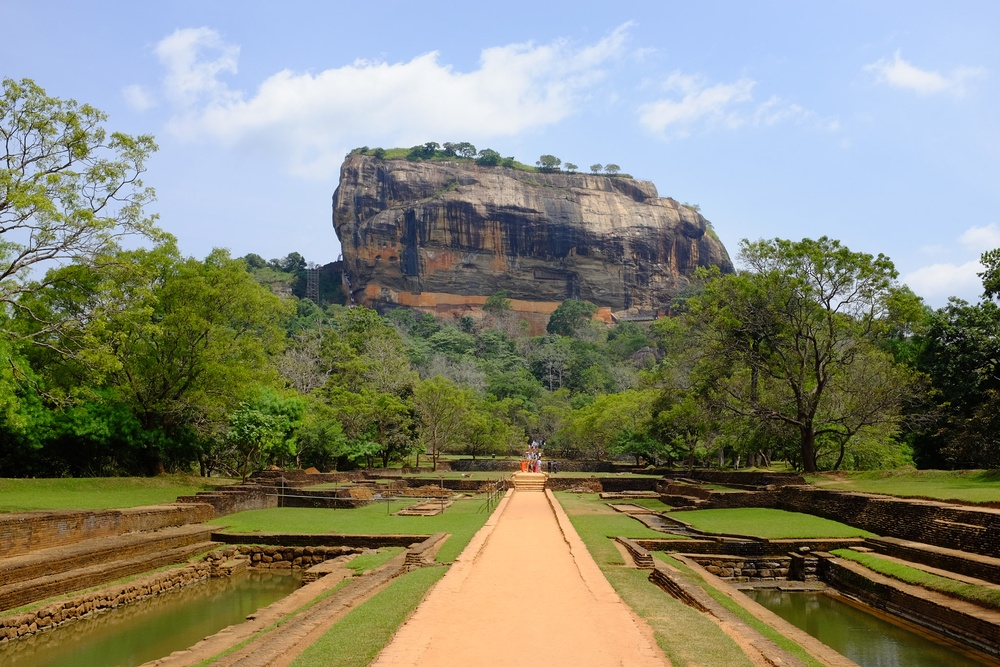
#> input picture Lectures/3_Spatial_Filtering/images/Sigiriya.jpeg, 1000 x 667 px, shrunk from 2048 x 1365 before the run
$ jupyter execute 3_Spatial_Filter.ipynb
#> lines starting #> are read from the running program, lines starting #| are printed output that depends on the picture
[cell 1]
import cv2 as cv
import numpy as np
import matplotlib.pyplot as plt

# Spatial Filtering

To Enhance images (Noise Filtering), Locate Objects (Template Matching) spatial filtering is used.

In linear spatial filtring we usee 2-D comvolution operation.

### Using Padding
When dealing wth image boundaries we need to use padding to control the size of the output.

Folloiwng value can be used to pad the image:
    1. Zero pad
    2. Wrap around
    3. Copy edge
    4. Reflect across edge

## Averaging

[cell 2]
sigiriya_img = cv.imread("./images/Sigiriya.jpeg", cv.IMREAD_GRAYSCALE)
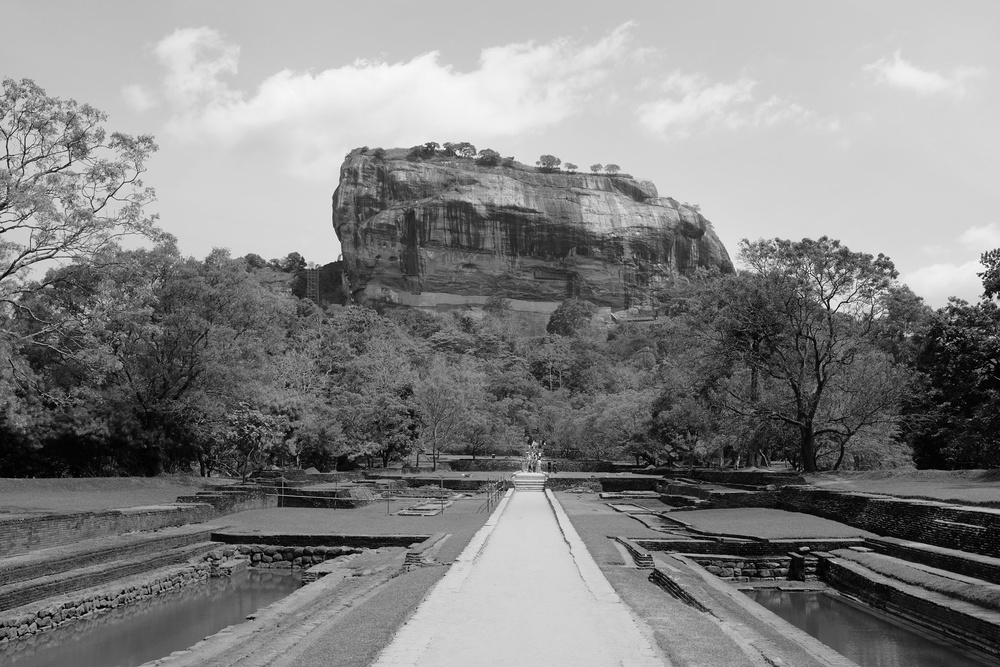
#> sigiriya_img: shape (667, 1000); min 0, max 255, mean 131.5
assert sigiriya_img is not None

kernal = np.ones((3, 3),np.float32)/9

sigiriya_img_avg = cv.filter2D(sigiriya_img, cv.CV_32F, kernal)

fig , axes = plt.subplots(1, 2, sharex='all', sharey='all', figsize=(18, 9))

axes[0].imshow(sigiriya_img, cmap='grey')
axes[0].set_title('Original')
axes[0].set_xticks([]), axes[0].set_yticks([])

axes[1].imshow(sigiriya_img_avg, cmap='grey')
axes[1].set_title('Averaging')
axes[1].set_xticks([]), axes[1].set_yticks([])

plt.show()
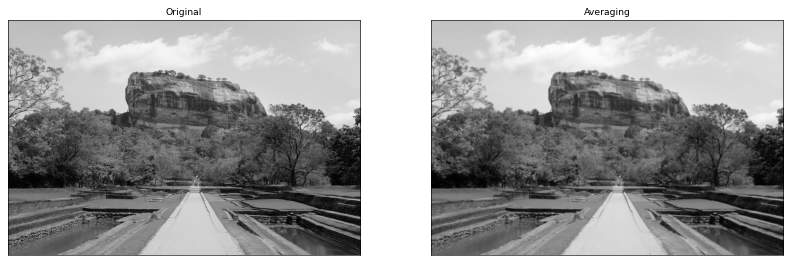
#> figure drawn by matplotlib, 2 panels

# Sobel Filtering

[cell 3]
sobel_x = np.array([[-1, -2, -1],
                    [0, 0, 0],
                    [1, 2, 1]])

sobel_y = np.array([[-1, 0, 1],
                    [-2, 0, 2],
                    [-1, 0, 1]])

sigiriya_x = cv.filter2D(sigiriya_img, cv.CV_64F, sobel_x)
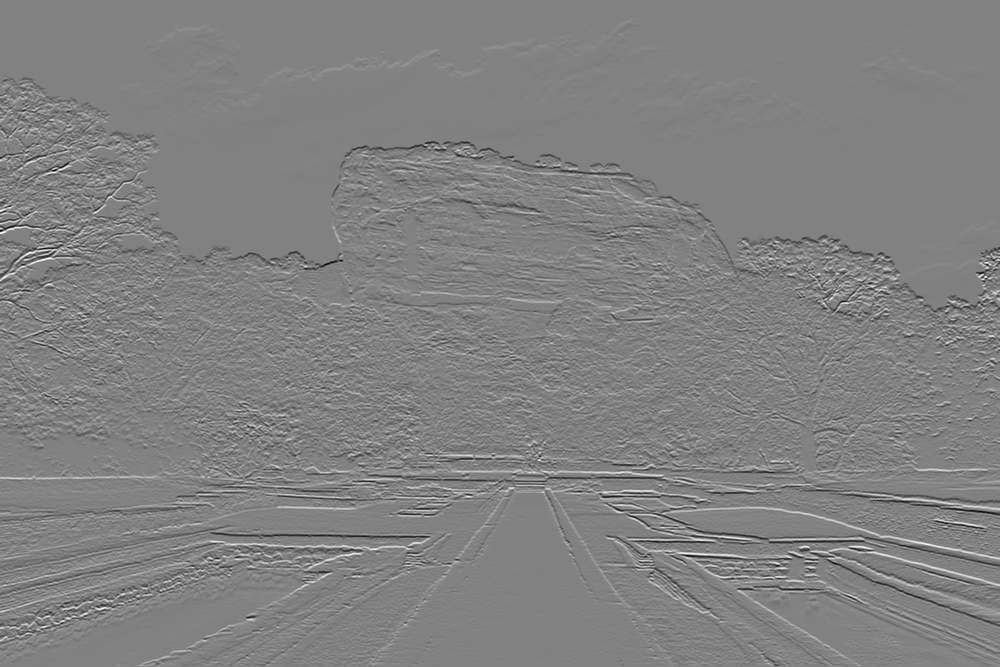
#> sigiriya_x: shape (667, 1000) float64; min -797, max 770, mean -0.7; drawn with min black and max white
sigiriya_y = cv.filter2D(sigiriya_img, cv.CV_64F, sobel_y)
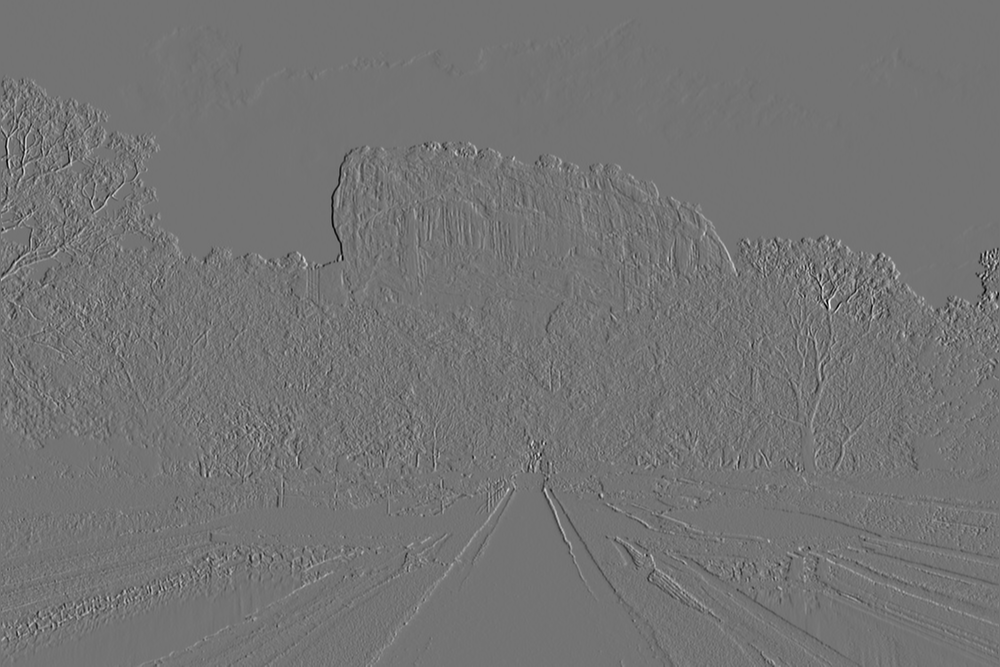
#> sigiriya_y: shape (667, 1000) float64; min -735, max 879, mean 0; drawn with min black and max white

fig , axes = plt.subplots(1, 2, sharex='all', sharey='all', figsize=(18, 9))

axes[0].imshow(sigiriya_x, cmap='grey')
axes[0].set_title('Sobel X')
axes[0].set_xticks([]), axes[0].set_yticks([])

axes[1].imshow(sigiriya_y, cmap='grey')
axes[1].set_title('Sobel Y')
axes[1].set_xticks([]), axes[1].set_yticks([])
